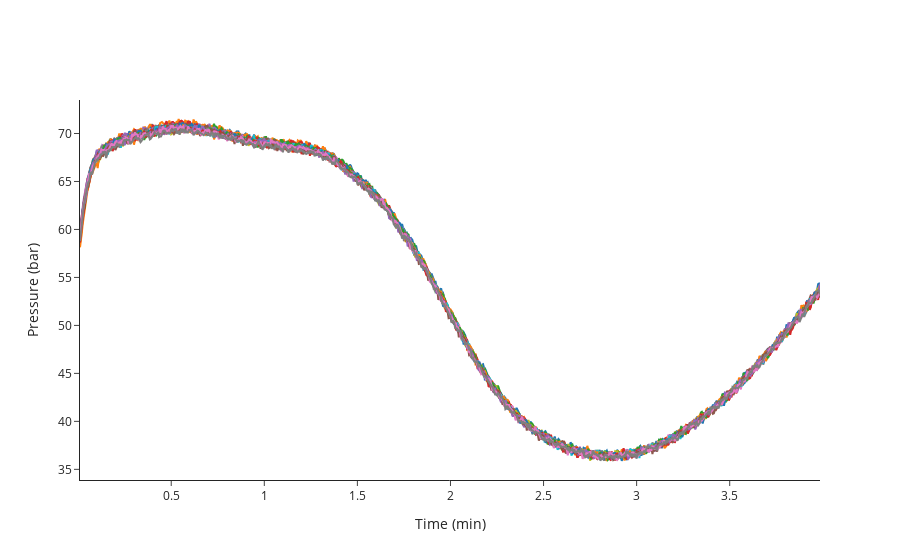

Here is the notebook cell this chart was saved with:
### Code cell
fig_train=pc.plot_pressure_curves(train_indices)
fig_train.update_layout(showlegend=False)
fig_train.show()

### Figure 1 — Plotly figure (JSON) as saved in the notebook; plotly's stock layout.template omitted (floating-point values rounded to 4 significant figures; data arrays with more than 128 entries replaced by an {"elided": "..."} marker saying what was removed)
{"data": [{"hovertemplate": "<b>index</b>: 19<br><b>name</b>: 210812_Pac--006<br><b>path</b>: C:/Users/Sandeep/Desktop/ExtractedSignals\\210812_Pac 2021-08-12 10-30-07\\210812_Pac--006.D<br><b>batch</b>: 210812_Pac 2021-08-12 10-30-07<br><b>batch_position</b>: 6<br><b>idle_time</b>: 39.0<br><b>sample</b>: Blank<br><b>method</b>: SAA_411_Pac.M<br><b>timestamp</b>: 2021-08-12 10:55:02<br><b>detector</b>: G1315C<br><b>pump</b>: G7110B<br><b>start_time</b>: 2021-08-12 10:55:36<br><b>end_time</b>: 2021-08-12 10:59:36<br><b>runtime</b>: 239.7000000000036<br><b>Time: </b>%{x}<br><b>Pressure: </b>%{y}<extra></extra>", "mode": "lines", "name": "210812_Pac--006 (Blank)", "text": "<b>index</b>: 19<br><b>name</b>: 210812_Pac--006<br><b>path</b>: C:/Users/Sandeep/Desktop/ExtractedSignals\\210812_Pac 2021-08-12 10-30-07\\210812_Pac--006.D<br><b>batch</b>: 210812_Pac 2021-08-12 10-30-07<br><b>batch_position</b>: 6<br><b>idle_time</b>: 39.0<br><b>sample</b>: Blank<br><b>method</b>: SAA_411_Pac.M<br><b>timestamp</b>: 2021-08-12 10:55:02<br><b>detector</b>: G1315C<br><b>pump</b>: G7110B<br><b>start_time</b>: 2021-08-12 10:55:36<br><b>end_time</b>: 2021-08-12 10:59:36<br><b>runtime</b>: 239.7000000000036", "type": "scatter", "x": {"elided": "796 float values"}, "y": {"elided": "796 float values"}}, {"hovertemplate": "<b>index</b>: 20<br><b>name</b>: 210812_Pac--007<br><b>path</b>: C:/Users/Sandeep/Desktop/ExtractedSignals\\210812_Pac 2021-08-12 10-30-07\\210812_Pac--007.D<br><b>batch</b>: 210812_Pac 2021-08-12 10-30-07<br><b>batch_position</b>: 7<br><b>idle_time</b>: 39.0<br><b>sample</b>: 0.025 mg/ml<br><b>method</b>: SAA_411_Pac.M<br><b>timestamp</b>: 2021-08-12 10:59:41<br><b>detector</b>: G1315C<br><b>pump</b>: G7110B<br><b>start_time</b>: 2021-08-12 11:00:15<br><b>end_time</b>: 2021-08-12 11:04:15<br><b>runtime</b>: 239.7000000000036<br><b>Time: </b>%{x}<br><b>Pressure: </b>%{y}<extra></extra>", "mode": "lines", "name": "210812_Pac--007 (0.025 mg/ml)", "text": "<b>index</b>: 20<br><b>name</b>: 210812_Pac--007<br><b>path</b>: C:/Users/Sandeep/Desktop/ExtractedSignals\\210812_Pac 2021-08-12 10-30-07\\210812_Pac--007.D<br><b>batch</b>: 210812_Pac 2021-08-12 10-30-07<br><b>batch_position</b>: 7<br><b>idle_time</b>: 39.0<br><b>sample</b>: 0.025 mg/ml<br><b>method</b>: SAA_411_Pac.M<br><b>timestamp</b>: 2021-08-12 10:59:41<br><b>detector</b>: G1315C<br><b>pump</b>: G7110B<br><b>start_time</b>: 2021-08-12 11:00:15<br><b>end_time</b>: 2021-08-12 11:04:15<br><b>runtime</b>: 239.7000000000036", "type": "scatter", "x": {"elided": "796 float values"}, "y": {"elided": "796 float values"}}, {"hovertemplate": "<b>index</b>: 21<br><b>name</b>: 210812_Pac--008<br><b>path</b>: C:/Users/Sandeep/Desktop/ExtractedSignals\\210812_Pac 2021-08-12 10-30-07\\210812_Pac--008.D<br><b>batch</b>: 210812_Pac 2021-08-12 10-30-07<br><b>batch_position</b>: 8<br><b>idle_time</b>: 39.0<br><b>sample</b>: Blank<br><b>method</b>: SAA_411_Pac.M<br><b>timestamp</b>: 2021-08-12 11:04:20<br><b>detector</b>: G1315C<br><b>pump</b>: G7110B<br><b>start_time</b>: 2021-08-12 11:04:54<br><b>end_time</b>: 2021-08-12 11:08:54<br><b>runtime</b>: 239.7000000000036<br><b>Time: </b>%{x}<br><b>Pressure: </b>%{y}<extra></extra>", "mode": "lines", "name": "210812_Pac--008 (Blank)", "text": "<b>index</b>: 21<br><b>name</b>: 210812_Pac--008<br><b>path</b>: C:/Users/Sandeep/Desktop/ExtractedSignals\\210812_Pac 2021-08-12 10-30-07\\210812_Pac--008.D<br><b>batch</b>: 210812_Pac 2021-08-12 10-30-07<br><b>batch_position</b>: 8<br><b>idle_time</b>: 39.0<br><b>sample</b>: Blank<br><b>method</b>: SAA_411_Pac.M<br><b>timestamp</b>: 2021-08-12 11:04:20<br><b>detector</b>: G1315C<br><b>pump</b>: G7110B<br><b>start_time</b>: 2021-08-12 11:04:54<br><b>end_time</b>: 2021-08-12 11:08:54<br><b>runtime</b>: 239.7000000000036", "type": "scatter", "x": {"elided": "796 float values"}, "y": {"elided": "796 float values"}}, {"hovertemplate": "<b>index</b>: 22<br><b>name</b>: 210812_Pac--009<br><b>path</b>: C:/Users/Sandeep/Desktop/ExtractedSignals\\210812_Pac 2021-08-12 10-30-07\\210812_Pac--009.D<br><b>batch</b>: 210812_Pac 2021-08-12 10-30-07<br><b>batch_position</b>: 9<br><b>idle_time</b>: 38.0<br><b>sample</b>: 210806/036 :10<br><b>method</b>: SAA_411_Pac.M<br><b>timestamp</b>: 2021-08-12 11:08:59<br><b>detector</b>: G1315C<br><b>pump</b>: G7110B<br><b>start_time</b>: 2021-08-12 11:09:32<br><b>end_time</b>: 2021-08-12 11:13:32<br><b>runtime</b>: 239.7000000000036<br><b>Time: </b>%{x}<br><b>Pressure: </b>%{y}<extra></extra>", "mode": "lines", "name": "210812_Pac--009 (210806/036 :10)", "text": "<b>index</b>: 22<br><b>name</b>: 210812_Pac--009<br><b>path</b>: C:/Users/Sandeep/Desktop/ExtractedSignals\\210812_Pac 2021-08-12 10-30-07\\210812_Pac--009.D<br><b>batch</b>: 210812_Pac 2021-08-12 10-30-07<br><b>batch_position</b>: 9<br><b>idle_time</b>: 38.0<br><b>sample</b>: 210806/036 :10<br><b>method</b>: SAA_411_Pac.M<br><b>timestamp</b>: 2021-08-12 11:08:59<br><b>detector</b>: G1315C<br><b>pump</b>: G7110B<br><b>start_time</b>: 2021-08-12 11:09:32<br><b>end_time</b>: 2021-08-12 11:13:32<br><b>runtime</b>: 239.7000000000036", "type": "scatter", "x": {"elided": "796 float values"}, "y": {"elided": "796 float values"}}, {"hovertemplate": "<b>index</b>: 23<br><b>name</b>: 210812_Pac--010<br><b>path</b>: C:/Users/Sandeep/Desktop/ExtractedSignals\\210812_Pac 2021-08-12 10-30-07\\210812_Pac--010.D<br><b>batch</b>: 210812_Pac 2021-08-12 10-30-07<br><b>batch_position</b>: 10<br><b>idle_time</b>: 39.0<br><b>sample</b>: 210806/036 :10<br><b>method</b>: SAA_411_Pac.M<br><b>timestamp</b>: 2021-08-12 11:13:37<br><b>detector</b>: G7110B<br><b>pump</b>: G7110B<br><b>start_time</b>: 2021-08-12 11:14:11<br><b>end_time</b>: 2021-08-12 11:18:11<br><b>runtime</b>: 239.7000000000036<br><b>Time: </b>%{x}<br><b>Pressure: </b>%{y}<extra></extra>", "mode": "lines", "name": "210812_Pac--010 (210806/036 :10)", "text": "<b>index</b>: 23<br><b>name</b>: 210812_Pac--010<br><b>path</b>: C:/Users/Sandeep/Desktop/ExtractedSignals\\210812_Pac 2021-08-12 10-30-07\\210812_Pac--010.D<br><b>batch</b>: 210812_Pac 2021-08-12 10-30-07<br><b>batch_position</b>: 10<br><b>idle_time</b>: 39.0<br><b>sample</b>: 210806/036 :10<br><b>method</b>: SAA_411_Pac.M<br><b>timestamp</b>: 2021-08-12 11:13:37<br><b>detector</b>: G7110B<br><b>pump</b>: G7110B<br><b>start_time</b>: 2021-08-12 11:14:11<br><b>end_time</b>: 2021-08-12 11:18:11<br><b>runtime</b>: 239.7000000000036", "type": "scatter", "x": {"elided": "796 float values"}, "y": {"elided": "796 float values"}}, {"hovertemplate": "<b>index</b>: 24<br><b>name</b>: 210812_Pac--011<br><b>path</b>: C:/Users/Sandeep/Desktop/ExtractedSignals\\210812_Pac 2021-08-12 10-30-07\\210812_Pac--011.D<br><b>batch</b>: 210812_Pac 2021-08-12 10-30-07<br><b>batch_position</b>: 11<br><b>idle_time</b>: 39.0<br><b>sample</b>: 210806/036 :10<br><b>method</b>: SAA_411_Pac.M<br><b>timestamp</b>: 2021-08-12 11:18:16<br><b>detector</b>: G7110B<br><b>pump</b>: G7110B<br><b>start_time</b>: 2021-08-12 11:18:50<br><b>end_time</b>: 2021-08-12 11:22:50<br><b>runtime</b>: 239.7000000000036<br><b>Time: </b>%{x}<br><b>Pressure: </b>%{y}<extra></extra>", "mode": "lines", "name": "210812_Pac--011 (210806/036 :10)", "text": "<b>index</b>: 24<br><b>name</b>: 210812_Pac--011<br><b>path</b>: C:/Users/Sandeep/Desktop/ExtractedSignals\\210812_Pac 2021-08-12 10-30-07\\210812_Pac--011.D<br><b>batch</b>: 210812_Pac 2021-08-12 10-30-07<br><b>batch_position</b>: 11<br><b>idle_time</b>: 39.0<br><b>sample</b>: 210806/036 :10<br><b>method</b>: SAA_411_Pac.M<br><b>timestamp</b>: 2021-08-12 11:18:16<br><b>detector</b>: G7110B<br><b>pump</b>: G7110B<br><b>start_time</b>: 2021-08-12 11:18:50<br><b>end_time</b>: 2021-08-12 11:22:50<br><b>runtime</b>: 239.7000000000036", "type": "scatter", "x": {"elided": "796 float values"}, "y": {"elided": "796 float values"}}, {"hovertemplate": "<b>index</b>: 25<br><b>name</b>: 210812_Pac--012<br><b>path</b>: C:/Users/Sandeep/Desktop/ExtractedSignals\\210812_Pac 2021-08-12 10-30-07\\210812_Pac--012.D<br><b>batch</b>: 210812_Pac 2021-08-12 10-30-07<br><b>batch_position</b>: 12<br><b>idle_time</b>: 39.0<br><b>sample</b>: Blank<br><b>method</b>: SAA_411_Pac.M<br><b>timestamp</b>: 2021-08-12 11:22:55<br><b>detector</b>: G1315C<br><b>pump</b>: G7110B<br><b>start_time</b>: 2021-08-12 11:23:29<br><b>end_time</b>: 2021-08-12 11:27:29<br><b>runtime</b>: 239.7000000000036<br><b>Time: </b>%{x}<br><b>Pressure: </b>%{y}<extra></extra>", "mode": "lines", "name": "210812_Pac--012 (Blank)", "text": "<b>index</b>: 25<br><b>name</b>: 210812_Pac--012<br><b>path</b>: C:/Users/Sandeep/Desktop/ExtractedSignals\\210812_Pac 2021-08-12 10-30-07\\210812_Pac--012.D<br><b>batch</b>: 210812_Pac 2021-08-12 10-30-07<br><b>batch_position</b>: 12<br><b>idle_time</b>: 39.0<br><b>sample</b>: Blank<br><b>method</b>: SAA_411_Pac.M<br><b>timestamp</b>: 2021-08-12 11:22:55<br><b>detector</b>: G1315C<br><b>pump</b>: G7110B<br><b>start_time</b>: 2021-08-12 11:23:29<br><b>end_time</b>: 2021-08-12 11:27:29<br><b>runtime</b>: 239.7000000000036", "type": "scatter", "x": {"elided": "796 float values"}, "y": {"elided": "796 float values"}}, {"hovertemplate": "<b>index</b>: 26<br><b>name</b>: 210812_Pac--013<br><b>path</b>: C:/Users/Sandeep/Desktop/ExtractedSignals\\210812_Pac 2021-08-12 10-30-07\\210812_Pac--013.D<br><b>batch</b>: 210812_Pac 2021-08-12 10-30-07<br><b>batch_position</b>: 13<br><b>idle_time</b>: 39.0<br><b>sample</b>: 0.025 mg/ml<br><b>method</b>: SAA_411_Pac.M<br><b>timestamp</b>: 2021-08-12 11:27:34<br><b>detector</b>: G1315C<br><b>pump</b>: G7110B<br><b>start_time</b>: 2021-08-12 11:28:08<br><b>end_time</b>: 2021-08-12 11:32:08<br><b>runtime</b>: 239.7000000000036<br><b>Time: </b>%{x}<br><b>Pressure: </b>%{y}<extra></extra>", "mode": "lines", "name": "210812_Pac--013 (0.025 mg/ml)", "text": "<b>index</b>: 26<br><b>name</b>: 210812_Pac--013<br><b>path</b>: C:/Users/Sandeep/Desktop/ExtractedSignals\\210812_Pac 2021-08-12 10-30-07\\210812_Pac--013.D<br><b>batch</b>: 210812_Pac 2021-08-12 10-30-07<br><b>batch_position</b>: 13<br><b>idle_time</b>: 39.0<br><b>sample</b>: 0.025 mg/ml<br><b>method</b>: SAA_411_Pac.M<br><b>timestamp</b>: 2021-08-12 11:27:34<br><b>detector</b>: G1315C<br><b>pump</b>: G7110B<br><b>start_time</b>: 2021-08-12 11:28:08<br><b>end_time</b>: 2021-08-12 11:32:08<br><b>runtime</b>: 239.7000000000036", "type": "scatter", "x": {"elided": "796 float values"}, "y": {"elided": "796 float values"}}, {"hovertemplate": "<b>index</b>: 27<br><b>name</b>: 210812_Pac--014<br><b>path</b>: C:/Users/Sandeep/Desktop/ExtractedSignals\\210812_Pac 2021-08-12 10-30-07\\210812_Pac--014.D<br><b>batch</b>: 210812_Pac 2021-08-12 10-30-07<br><b>batch_position</b>: 14<br><b>idle_time</b>: 38.0<br><b>sample</b>: Blank<br><b>method</b>: SAA_411_Pac.M<br><b>timestamp</b>: 2021-08-12 11:32:13<br><b>detector</b>: G7110B<br><b>pump</b>: G7110B<br><b>start_time</b>: 2021-08-12 11:32:46<br><b>end_time</b>: 2021-08-12 11:36:47<br><b>runtime</b>: 239.7000000000036<br><b>Time: </b>%{x}<br><b>Pressure: </b>%{y}<extra></extra>", "mode": "lines", "name": "210812_Pac--014 (Blank)", "text": "<b>index</b>: 27<br><b>name</b>: 210812_Pac--014<br><b>path</b>: C:/Users/Sandeep/Desktop/ExtractedSignals\\210812_Pac 2021-08-12 10-30-07\\210812_Pac--014.D<br><b>batch</b>: 210812_Pac 2021-08-12 10-30-07<br><b>batch_position</b>: 14<br><b>idle_time</b>: 38.0<br><b>sample</b>: Blank<br><b>method</b>: SAA_411_Pac.M<br><b>timestamp</b>: 2021-08-12 11:32:13<br><b>detector</b>: G7110B<br><b>pump</b>: G7110B<br><b>start_time</b>: 2021-08-12 11:32:46<br><b>end_time</b>: 2021-08-12 11:36:47<br><b>runtime</b>: 239.7000000000036", "type": "scatter", "x": {"elided": "796 float values"}, "y": {"elided": "796 float values"}}, {"hovertemplate": "<b>index</b>: 52<br><b>name</b>: 210813_Pac--006<br><b>path</b>: C:/Users/Sandeep/Desktop/ExtractedSignals\\210813_Pac 2021-08-13 10-37-27\\210813_Pac--006.D<br><b>batch</b>: 210813_Pac 2021-08-13 10-37-27<br><b>batch_position</b>: 6<br><b>idle_time</b>: 38.0<br><b>sample</b>: Blank<br><b>method</b>: SAA_411_Pac.M<br><b>timestamp</b>: 2021-08-13 11:02:31<br><b>detector</b>: G1315C<br><b>pump</b>: G7110B<br><b>start_time</b>: 2021-08-13 11:03:05<br><b>end_time</b>: 2021-08-13 11:07:06<br><b>runtime</b>: 239.7000000000036<br><b>Time: </b>%{x}<br><b>Pressure: </b>%{y}<extra></extra>", "mode": "lines", "name": "210813_Pac--006 (Blank)", "text": "<b>index</b>: 52<br><b>name</b>: 210813_Pac--006<br><b>path</b>: C:/Users/Sandeep/Desktop/ExtractedSignals\\210813_Pac 2021-08-13 10-37-27\\210813_Pac--006.D<br><b>batch</b>: 210813_Pac 2021-08-13 10-37-27<br><b>batch_position</b>: 6<br><b>idle_time</b>: 38.0<br><b>sample</b>: Blank<br><b>method</b>: SAA_411_Pac.M<br><b>timestamp</b>: 2021-08-13 11:02:31<br><b>detector</b>: G1315C<br><b>pump</b>: G7110B<br><b>start_time</b>: 2021-08-13 11:03:05<br><b>end_time</b>: 2021-08-13 11:07:06<br><b>runtime</b>: 239.7000000000036", "type": "scatter", "x": {"elided": "796 float values"}, "y": {"elided": "796 float values"}}, {"hovertemplate": "<b>index</b>: 53<br><b>name</b>: 210813_Pac--007<br><b>path</b>: C:/Users/Sandeep/Desktop/ExtractedSignals\\210813_Pac 2021-08-13 10-37-27\\210813_Pac--007.D<br><b>batch</b>: 210813_Pac 2021-08-13 10-37-27<br><b>batch_position</b>: 7<br><b>idle_time</b>: 38.0<br><b>sample</b>: 0.025 mg/ml<br><b>method</b>: SAA_411_Pac.M<br><b>timestamp</b>: 2021-08-13 11:07:10<br><b>detector</b>: G1315C<br><b>pump</b>: G7116B<br><b>start_time</b>: 2021-08-13 11:07:44<br><b>end_time</b>: 2021-08-13 11:11:45<br><b>runtime</b>: 239.7000000000036<br><b>Time: </b>%{x}<br><b>Pressure: </b>%{y}<extra></extra>", "mode": "lines", "name": "210813_Pac--007 (0.025 mg/ml)", "text": "<b>index</b>: 53<br><b>name</b>: 210813_Pac--007<br><b>path</b>: C:/Users/Sandeep/Desktop/ExtractedSignals\\210813_Pac 2021-08-13 10-37-27\\210813_Pac--007.D<br><b>batch</b>: 210813_Pac 2021-08-13 10-37-27<br><b>batch_position</b>: 7<br><b>idle_time</b>: 38.0<br><b>sample</b>: 0.025 mg/ml<br><b>method</b>: SAA_411_Pac.M<br><b>timestamp</b>: 2021-08-13 11:07:10<br><b>detector</b>: G1315C<br><b>pump</b>: G7116B<br><b>start_time</b>: 2021-08-13 11:07:44<br><b>end_time</b>: 2021-08-13 11:11:45<br><b>runtime</b>: 239.7000000000036", "type": "scatter", "x": {"elided": "796 float values"}, "y": {"elided": "796 float values"}}, {"hovertemplate": "<b>index</b>: 54<br><b>name</b>: 210813_Pac--008<br><b>path</b>: C:/Users/Sandeep/Desktop/ExtractedSignals\\210813_Pac 2021-08-13 10-37-27\\210813_Pac--008.D<br><b>batch</b>: 210813_Pac 2021-08-13 10-37-27<br><b>batch_position</b>: 8<br><b>idle_time</b>: 38.0<br><b>sample</b>: Blank<br><b>method</b>: SAA_411_Pac.M<br><b>timestamp</b>: 2021-08-13 11:11:49<br><b>detector</b>: G1315C<br><b>pump</b>: G7110B<br><b>start_time</b>: 2021-08-13 11:12:23<br><b>end_time</b>: 2021-08-13 11:16:23<br><b>runtime</b>: 239.7000000000036<br><b>Time: </b>%{x}<br><b>Pressure: </b>%{y}<extra></extra>", "mode": "lines", "name": "210813_Pac--008 (Blank)", "text": "<b>index</b>: 54<br><b>name</b>: 210813_Pac--008<br><b>path</b>: C:/Users/Sandeep/Desktop/ExtractedSignals\\210813_Pac 2021-08-13 10-37-27\\210813_Pac--008.D<br><b>batch</b>: 210813_Pac 2021-08-13 10-37-27<br><b>batch_position</b>: 8<br><b>idle_time</b>: 38.0<br><b>sample</b>: Blank<br><b>method</b>: SAA_411_Pac.M<br><b>timestamp</b>: 2021-08-13 11:11:49<br><b>detector</b>: G1315C<br><b>pump</b>: G7110B<br><b>start_time</b>: 2021-08-13 11:12:23<br><b>end_time</b>: 2021-08-13 11:16:23<br><b>runtime</b>: 239.7000000000036", "type": "scatter", "x": {"elided": "796 float values"}, "y": {"elided": "796 float values"}}, {"hovertemplate": "<b>index</b>: 55<br><b>name</b>: 210813_Pac--009<br><b>path</b>: C:/Users/Sandeep/Desktop/ExtractedSignals\\210813_Pac 2021-08-13 10-37-27\\210813_Pac--009.D<br><b>batch</b>: 210813_Pac 2021-08-13 10-37-27<br><b>batch_position</b>: 9<br><b>idle_time</b>: 39.0<br><b>sample</b>: 210812/004 :20<br><b>method</b>: SAA_411_Pac.M<br><b>timestamp</b>: 2021-08-13 11:16:28<br><b>detector</b>: G1315C<br><b>pump</b>: G7110B<br><b>start_time</b>: 2021-08-13 11:17:02<br><b>end_time</b>: 2021-08-13 11:21:03<br><b>runtime</b>: 239.7000000000036<br><b>Time: </b>%{x}<br><b>Pressure: </b>%{y}<extra></extra>", "mode": "lines", "name": "210813_Pac--009 (210812/004 :20)", "text": "<b>index</b>: 55<br><b>name</b>: 210813_Pac--009<br><b>path</b>: C:/Users/Sandeep/Desktop/ExtractedSignals\\210813_Pac 2021-08-13 10-37-27\\210813_Pac--009.D<br><b>batch</b>: 210813_Pac 2021-08-13 10-37-27<br><b>batch_position</b>: 9<br><b>idle_time</b>: 39.0<br><b>sample</b>: 210812/004 :20<br><b>method</b>: SAA_411_Pac.M<br><b>timestamp</b>: 2021-08-13 11:16:28<br><b>detector</b>: G1315C<br><b>pump</b>: G7110B<br><b>start_time</b>: 2021-08-13 11:17:02<br><b>end_time</b>: 2021-08-13 11:21:03<br><b>runtime</b>: 239.7000000000036", "type": "scatter", "x": {"elided": "796 float values"}, "y": {"elided": "796 float values"}}, {"hovertemplate": "<b>index</b>: 56<br><b>name</b>: 210813_Pac--010<br><b>path</b>: C:/Users/Sandeep/Desktop/ExtractedSignals\\210813_Pac 2021-08-13 10-37-27\\210813_Pac--010.D<br><b>batch</b>: 210813_Pac 2021-08-13 10-37-27<br><b>batch_position</b>: 10<br><b>idle_time</b>: 38.0<br><b>sample</b>: 210812/004 :20<br><b>method</b>: SAA_411_Pac.M<br><b>timestamp</b>: 2021-08-13 11:21:08<br><b>detector</b>: G1315C<br><b>pump</b>: G7110B<br><b>start_time</b>: 2021-08-13 11:21:41<br><b>end_time</b>: 2021-08-13 11:25:42<br><b>runtime</b>: 239.7000000000036<br><b>Time: </b>%{x}<br><b>Pressure: </b>%{y}<extra></extra>", "mode": "lines", "name": "210813_Pac--010 (210812/004 :20)", "text": "<b>index</b>: 56<br><b>name</b>: 210813_Pac--010<br><b>path</b>: C:/Users/Sandeep/Desktop/ExtractedSignals\\210813_Pac 2021-08-13 10-37-27\\210813_Pac--010.D<br><b>batch</b>: 210813_Pac 2021-08-13 10-37-27<br><b>batch_position</b>: 10<br><b>idle_time</b>: 38.0<br><b>sample</b>: 210812/004 :20<br><b>method</b>: SAA_411_Pac.M<br><b>timestamp</b>: 2021-08-13 11:21:08<br><b>detector</b>: G1315C<br><b>pump</b>: G7110B<br><b>start_time</b>: 2021-08-13 11:21:41<br><b>end_time</b>: 2021-08-13 11:25:42<br><b>runtime</b>: 239.7000000000036", "type": "scatter", "x": {"elided": "796 float values"}, "y": {"elided": "796 float values"}}, {"hovertemplate": "<b>index</b>: 57<br><b>name</b>: 210813_Pac--011<br><b>path</b>: C:/Users/Sandeep/Desktop/ExtractedSignals\\210813_Pac 2021-08-13 10-37-27\\210813_Pac--011.D<br><b>batch</b>: 210813_Pac 2021-08-13 10-37-27<br><b>batch_position</b>: 11<br><b>idle_time</b>: 39.0<br><b>sample</b>: 210812/004 :20<br><b>method</b>: SAA_411_Pac.M<br><b>timestamp</b>: 2021-08-13 11:25:46<br><b>detector</b>: G1315C<br><b>pump</b>: G7110B<br><b>start_time</b>: 2021-08-13 11:26:21<br><b>end_time</b>: 2021-08-13 11:30:21<br><b>runtime</b>: 239.7000000000036<br><b>Time: </b>%{x}<br><b>Pressure: </b>%{y}<extra></extra>", "mode": "lines", "name": "210813_Pac--011 (210812/004 :20)", "text": "<b>index</b>: 57<br><b>name</b>: 210813_Pac--011<br><b>path</b>: C:/Users/Sandeep/Desktop/ExtractedSignals\\210813_Pac 2021-08-13 10-37-27\\210813_Pac--011.D<br><b>batch</b>: 210813_Pac 2021-08-13 10-37-27<br><b>batch_position</b>: 11<br><b>idle_time</b>: 39.0<br><b>sample</b>: 210812/004 :20<br><b>method</b>: SAA_411_Pac.M<br><b>timestamp</b>: 2021-08-13 11:25:46<br><b>detector</b>: G1315C<br><b>pump</b>: G7110B<br><b>start_time</b>: 2021-08-13 11:26:21<br><b>end_time</b>: 2021-08-13 11:30:21<br><b>runtime</b>: 239.7000000000036", "type": "scatter", "x": {"elided": "796 float values"}, "y": {"elided": "796 float values"}}, {"hovertemplate": "<b>index</b>: 58<br><b>name</b>: 210813_Pac--012<br><b>path</b>: C:/Users/Sandeep/Desktop/ExtractedSignals\\210813_Pac 2021-08-13 10-37-27\\210813_Pac--012.D<br><b>batch</b>: 210813_Pac 2021-08-13 10-37-27<br><b>batch_position</b>: 12<br><b>idle_time</b>: 38.0<br><b>sample</b>: Blank<br><b>method</b>: SAA_411_Pac.M<br><b>timestamp</b>: 2021-08-13 11:30:26<br><b>detector</b>: G1315C<br><b>pump</b>: G7110B<br><b>start_time</b>: 2021-08-13 11:30:59<br><b>end_time</b>: 2021-08-13 11:34:59<br><b>runtime</b>: 239.7000000000036<br><b>Time: </b>%{x}<br><b>Pressure: </b>%{y}<extra></extra>", "mode": "lines", "name": "210813_Pac--012 (Blank)", "text": "<b>index</b>: 58<br><b>name</b>: 210813_Pac--012<br><b>path</b>: C:/Users/Sandeep/Desktop/ExtractedSignals\\210813_Pac 2021-08-13 10-37-27\\210813_Pac--012.D<br><b>batch</b>: 210813_Pac 2021-08-13 10-37-27<br><b>batch_position</b>: 12<br><b>idle_time</b>: 38.0<br><b>sample</b>: Blank<br><b>method</b>: SAA_411_Pac.M<br><b>timestamp</b>: 2021-08-13 11:30:26<br><b>detector</b>: G1315C<br><b>pump</b>: G7110B<br><b>start_time</b>: 2021-08-13 11:30:59<br><b>end_time</b>: 2021-08-13 11:34:59<br><b>runtime</b>: 239.7000000000036", "type": "scatter", "x": {"elided": "796 float values"}, "y": {"elided": "796 float values"}}, {"hovertemplate": "<b>index</b>: 59<br><b>name</b>: 210813_Pac--013<br><b>path</b>: C:/Users/Sandeep/Desktop/ExtractedSignals\\210813_Pac 2021-08-13 10-37-27\\210813_Pac--013.D<br><b>batch</b>: 210813_Pac 2021-08-13 10-37-27<br><b>batch_position</b>: 13<br><b>idle_time</b>: 39.0<br><b>sample</b>: 0.025 mg/ml<br><b>method</b>: SAA_411_Pac.M<br><b>timestamp</b>: 2021-08-13 11:35:04<br><b>detector</b>: G1315C<br><b>pump</b>: G7110B<br><b>start_time</b>: 2021-08-13 11:35:38<br><b>end_time</b>: 2021-08-13 11:39:38<br><b>runtime</b>: 239.7000000000036<br><b>Time: </b>%{x}<br><b>Pressure: </b>%{y}<extra></extra>", "mode": "lines", "name": "210813_Pac--013 (0.025 mg/ml)", "text": "<b>index</b>: 59<br><b>name</b>: 210813_Pac--013<br><b>path</b>: C:/Users/Sandeep/Desktop/ExtractedSignals\\210813_Pac 2021-08-13 10-37-27\\210813_Pac--013.D<br><b>batch</b>: 210813_Pac 2021-08-13 10-37-27<br><b>batch_position</b>: 13<br><b>idle_time</b>: 39.0<br><b>sample</b>: 0.025 mg/ml<br><b>method</b>: SAA_411_Pac.M<br><b>timestamp</b>: 2021-08-13 11:35:04<br><b>detector</b>: G1315C<br><b>pump</b>: G7110B<br><b>start_time</b>: 2021-08-13 11:35:38<br><b>end_time</b>: 2021-08-13 11:39:38<br><b>runtime</b>: 239.7000000000036", "type": "scatter", "x": {"elided": "796 float values"}, "y": {"elided": "796 float values"}}, {"hovertemplate": "<b>index</b>: 60<br><b>name</b>: 210813_Pac--014<br><b>path</b>: C:/Users/Sandeep/Desktop/ExtractedSignals\\210813_Pac 2021-08-13 10-37-27\\210813_Pac--014.D<br><b>batch</b>: 210813_Pac 2021-08-13 10-37-27<br><b>batch_position</b>: 14<br><b>idle_time</b>: 38.0<br><b>sample</b>: Blank<br><b>method</b>: SAA_411_Pac.M<br><b>timestamp</b>: 2021-08-13 11:39:43<br><b>detector</b>: G1315C<br><b>pump</b>: G7110B<br><b>start_time</b>: 2021-08-13 11:40:16<br><b>end_time</b>: 2021-08-13 11:44:17<br><b>runtime</b>: 239.7000000000036<br><b>Time: </b>%{x}<br><b>Pressure: </b>%{y}<extra></extra>", "mode": "lines", "name": "210813_Pac--014 (Blank)", "text": "<b>index</b>: 60<br><b>name</b>: 210813_Pac--014<br><b>path</b>: C:/Users/Sandeep/Desktop/ExtractedSignals\\210813_Pac 2021-08-13 10-37-27\\210813_Pac--014.D<br><b>batch</b>: 210813_Pac 2021-08-13 10-37-27<br><b>batch_position</b>: 14<br><b>idle_time</b>: 38.0<br><b>sample</b>: Blank<br><b>method</b>: SAA_411_Pac.M<br><b>timestamp</b>: 2021-08-13 11:39:43<br><b>detector</b>: G1315C<br><b>pump</b>: G7110B<br><b>start_time</b>: 2021-08-13 11:40:16<br><b>end_time</b>: 2021-08-13 11:44:17<br><b>runtime</b>: 239.7000000000036", "type": "scatter", "x": {"elided": "796 float values"}, "y": {"elided": "796 float values"}}], "layout": {"showlegend": false, "xaxis": {"title": {"text": "Time (min)"}}, "yaxis": {"title": {"text": "Pressure (bar)"}}}}
